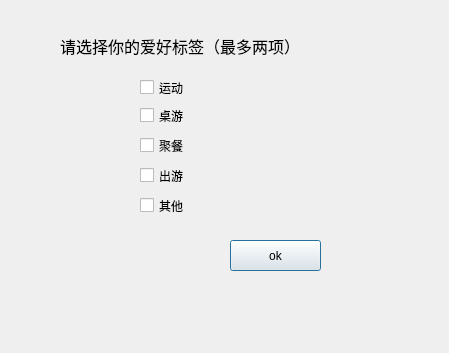
<?xml version="1.0" encoding="UTF-8"?>
<ui version="4.0">
 <class>chooseHobby</class>
 <widget class="QDialog" name="chooseHobby">
  <property name="geometry">
   <rect>
    <x>0</x>
    <y>0</y>
    <width>449</width>
    <height>353</height>
   </rect>
  </property>
  <property name="windowTitle">
   <string>Dialog</string>
  </property>
  <widget class="QLabel" name="label">
   <property name="geometry">
    <rect>
     <x>60</x>
     <y>30</y>
     <width>381</width>
     <height>31</height>
    </rect>
   </property>
   <property name="font">
    <font>
     <family>楷体</family>
     <pointsize>12</pointsize>
    </font>
   </property>
   <property name="text">
    <string>请选择你的爱好标签（最多两项）</string>
   </property>
  </widget>
  <widget class="QCheckBox" name="checkBox_sports">
   <property name="geometry">
    <rect>
     <x>140</x>
     <y>67</y>
     <width>101</width>
     <height>41</height>
    </rect>
   </property>
   <property name="text">
    <string>运动</string>
   </property>
  </widget>
  <widget class="QCheckBox" name="checkBox_boardgame">
   <property name="geometry">
    <rect>
     <x>140</x>
     <y>100</y>
     <width>101</width>
     <height>31</height>
    </rect>
   </property>
   <property name="text">
    <string>桌游</string>
   </property>
  </widget>
  <widget class="QCheckBox" name="checkBox_eatout">
   <property name="geometry">
    <rect>
     <x>140</x>
     <y>130</y>
     <width>101</width>
     <height>31</height>
    </rect>
   </property>
   <property name="text">
    <string>聚餐</string>
   </property>
  </widget>
  <widget class="QCheckBox" name="checkBox_trip">
   <property name="geometry">
    <rect>
     <x>140</x>
     <y>160</y>
     <width>101</width>
     <height>31</height>
    </rect>
   </property>
   <property name="text">
    <string>出游</string>
   </property>
  </widget>
  <widget class="QCheckBox" name="checkBox_others">
   <property name="geometry">
    <rect>
     <x>140</x>
     <y>190</y>
     <width>101</width>
     <height>31</height>
    </rect>
   </property>
   <property name="text">
    <string>其他</string>
   </property>
  </widget>
  <widget class="QPushButton" name="confirmButton">
   <property name="geometry">
    <rect>
     <x>230</x>
     <y>240</y>
     <width>91</width>
     <height>31</height>
    </rect>
   </property>
   <property name="text">
    <string>ok</string>
   </property>
  </widget>
 </widget>
 <resources/>
 <connections/>
</ui>
